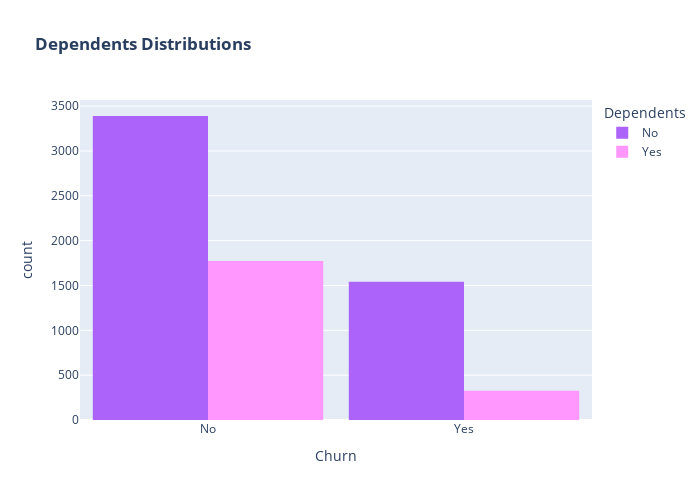

This figure's notebook cell:
### Code cell
#  Churn Distribution w. r. t. Dependents 

color_map={'Yes':'#FF97FF','No':'#AB63FA'}

fig=px.histogram(df,x='Churn',color='Dependents',barmode='group',title='<b>Dependents Distributions<b>',color_discrete_map=color_map)

fig.update_layout(width=700,height=500,bargap=0.1)

fig.show()

### Figure 1 — Plotly figure (JSON) as saved in the notebook; plotly's stock layout.template omitted (floating-point values rounded to 4 significant figures; data arrays with more than 128 entries replaced by an {"elided": "..."} marker saying what was removed)
{"data": [{"alignmentgroup": "True", "bingroup": "x", "hovertemplate": "Dependents=No<br>Churn=%{x}<br>count=%{y}<extra></extra>", "legendgroup": "No", "marker": {"color": "#AB63FA", "pattern": {"shape": ""}}, "name": "No", "offsetgroup": "No", "orientation": "v", "showlegend": true, "type": "histogram", "x": {"elided": "4933 str values"}, "xaxis": "x", "yaxis": "y"}, {"alignmentgroup": "True", "bingroup": "x", "hovertemplate": "Dependents=Yes<br>Churn=%{x}<br>count=%{y}<extra></extra>", "legendgroup": "Yes", "marker": {"color": "#FF97FF", "pattern": {"shape": ""}}, "name": "Yes", "offsetgroup": "Yes", "orientation": "v", "showlegend": true, "type": "histogram", "x": {"elided": "2099 str values"}, "xaxis": "x", "yaxis": "y"}], "layout": {"bargap": 0.1, "barmode": "group", "height": 500, "legend": {"title": {"text": "Dependents"}, "tracegroupgap": 0}, "title": {"text": "<b>Dependents Distributions<b>"}, "width": 700, "xaxis": {"anchor": "y", "autorange": true, "domain": [0, 1], "range": [-0.5, 1.5], "title": {"text": "Churn"}, "type": "category"}, "yaxis": {"anchor": "x", "autorange": true, "domain": [0, 1], "range": [0, 3568.0], "title": {"text": "count"}}}}
